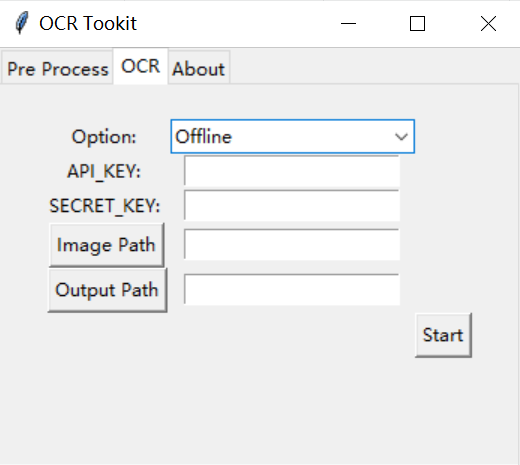
#> input picture examples/UI.png, 520 x 465 px; its folder holds only this picture in this run
$ python -i pre_denoise.py   (imports and definitions only)
#> lines starting #> are read from the running program, lines starting #| are printed output that depends on the picture; after the words box and inside, x2 and y2 are one past the last pixel; in counts of white or black regions, pixels touching at a corner belong together
import load_files
import cv2
import numpy as np


# 根据联通区域或轮廓的面积去除孤立点
def delete_isolated_points(img):
    # 设定要去除的孤立点最大面积
    threshold = 50

    # 二值化
    try:
        gray = cv2.cvtColor(img, cv2.COLOR_RGB2GRAY)
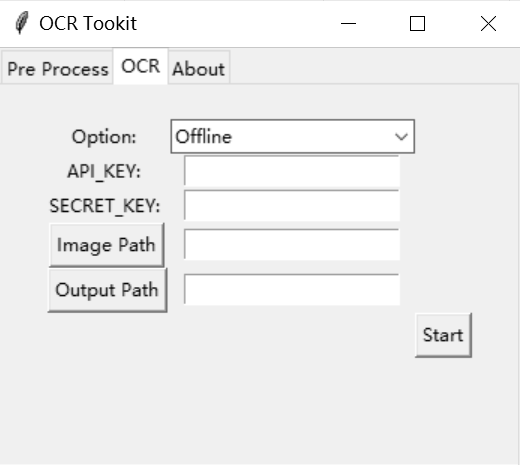
#> gray: shape (465, 520); min 0, max 255, mean 238.6
    except Exception as e:
        gray = img  # 处理文件本身已经为灰值图的情况
    # 图像取非（将黑白像素颠倒，若不进行此操作，则无法检测到黑色文本像素的连通区域）
    grayNot = cv2.bitwise_not(gray)
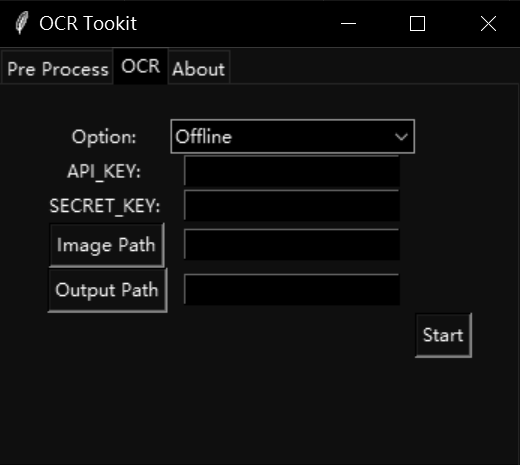
#> grayNot: shape (465, 520); min 0, max 255, mean 16.4
    # 取非后的二值图
    ret, img_binary = cv2.threshold(grayNot, 175, 255, cv2.THRESH_BINARY)  # 阈值硬编码为175，之后可以改
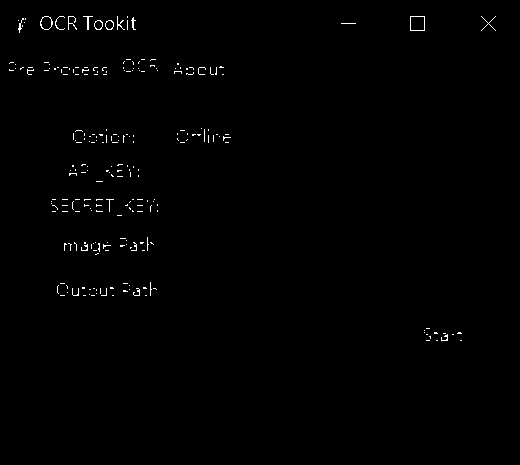
#> img_binary: shape (465, 520); 0.62% white in thin lines or dots, all inside (x1, y1, x2, y2) = (9, 16, 496, 341)

    # 算法1：检测连通区域
    num_labels, labels, stats, centroids = cv2.connectedComponentsWithStats(img_binary, connectivity=4, ltype=None)
#> labels: shape (465, 520) int32; 336 distinct labels, from 0 to 335
#> num_labels = 336; stats = 336 rows, first 6: [0, 0, 520, 465, 240289], [44, 16, 5, 1, 5], [59, 16, 5, 1, 5], [68, 16, 6, 14, 23], [83, 16, 10, 14, 36], [117, 16, 5, 14, 22]; centroids = 336 pairs, first value 9 to 495, second value 16 to 340
    ## 背景为黑色(0)
    # new_img = np.zeros((img_binary.shape[0], img_binary.shape[1]), np.uint8)
    # 背景为白色(255)
    new_img = np.ones((img_binary.shape[0], img_binary.shape[1]), np.uint8)
    new_img = new_img * 255

    # [14 lines of commented-out code are left out]

    for i in range(1, num_labels):
        mask = labels == i
        if stats[i][4] > threshold:
            new_img[mask] = 0
        else:
            new_img[mask] = 255
#> this loop made 335 passes
#> pass 1, in delete_isolated_points, `mask = labels == i`:
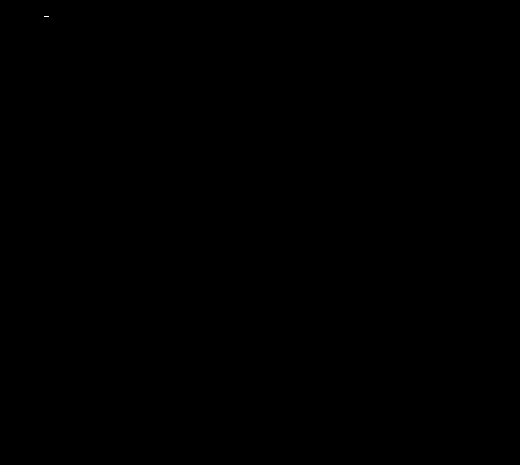
#> mask: shape (465, 520) bool; 0% white in thin lines or dots, all inside (x1, y1, x2, y2) = (44, 16, 49, 17)
#> after the loop: new_img: shape (465, 520); 100% white; black in thin lines or dots, all inside (x1, y1, x2, y2) = (410, 16, 425, 31)
    return new_img

    # [9 lines of commented-out code are left out]


def pre_denoise(pre_select_dir_path, pre_save_dir_path, frame_pre, process, file_num, count_num):
    process.set("Start!")
    frame_pre.update()
    # 读取图片文件
    filelist = load_files.load_img(pre_select_dir_path)
    file_len = len(filelist)
    file_num.set(file_len)
    count = 0
    count_num.set(0)
    file_path = pre_select_dir_path.get() + '/'
    save_path = pre_save_dir_path.get() + '/'

    for file in filelist:
        img = cv2.imdecode(np.fromfile(file_path+file, dtype=np.uint8), -1)  # 可读取中文文件名
        img_denoised = delete_isolated_points(img)
        # 存储校正后的图片
        cv2.imencode('.jpg', img_denoised)[1].tofile(save_path + str(file).replace(".*", "") + "_corrected" + ".png")  # 可存储中文文件名
        # 打印进度
        count += 1
        count_num.set(count)
        process.set("Processing: " + str(count_num.get()) + " / " + str(file_num.get()))
        frame_pre.update()
        print("Finish: " + str(count) + " / " + str(file_len))
    process.set("Finished!")
    frame_pre.update()
    print("Finished!")

>>> import cv2
>>> picture = cv2.cvtColor(cv2.imread('examples/UI.png'), cv2.COLOR_BGR2RGB)
>>> result = delete_isolated_points(picture)

$ run again, on examples/UI_1.png
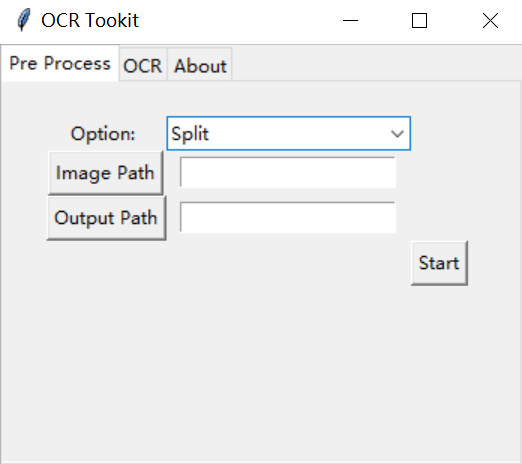
#> input picture examples/UI_1.png, 522 x 464 px
#> in delete_isolated_points, `grayNot = cv2.bitwise_not(gray)`:
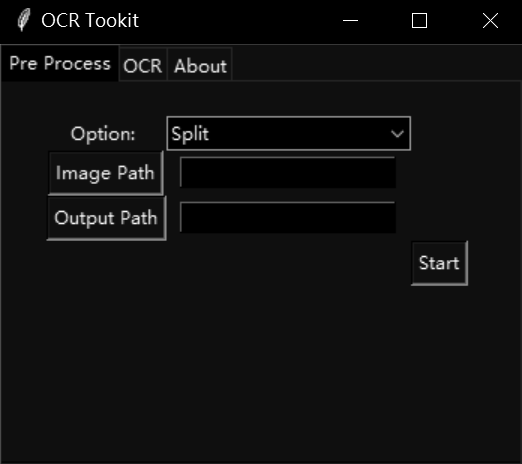
#> grayNot: shape (464, 522); min 0, max 255, mean 16.3
#> in delete_isolated_points, `ret, img_binary = cv2.threshold(grayNot, 175, 255, cv2.THRESH_BINARY)`:
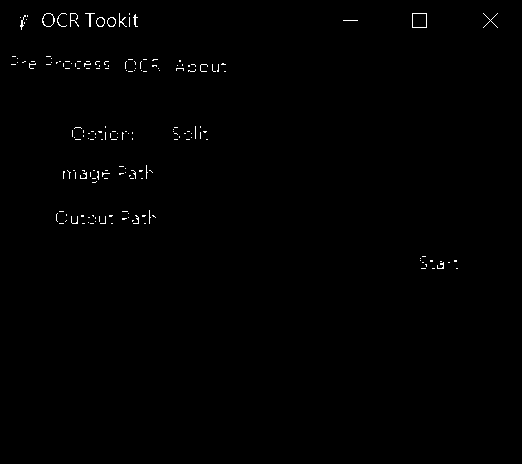
#> img_binary: shape (464, 522); 0.5% white in thin lines or dots, all inside (x1, y1, x2, y2) = (11, 13, 498, 269)
#> labels: shape (464, 522) int32; 269 distinct labels, from 0 to 268
#> num_labels = 269; stats = 269 rows, first 6: [0, 0, 522, 464, 240986], [46, 13, 5, 1, 5], [61, 13, 5, 1, 5], [70, 13, 6, 14, 23], [85, 13, 10, 14, 36], [119, 13, 5, 14, 22]; centroids = 269 pairs, first value 13 to 497, second value 13 to 268

$ run again, on examples/denoise_before.png
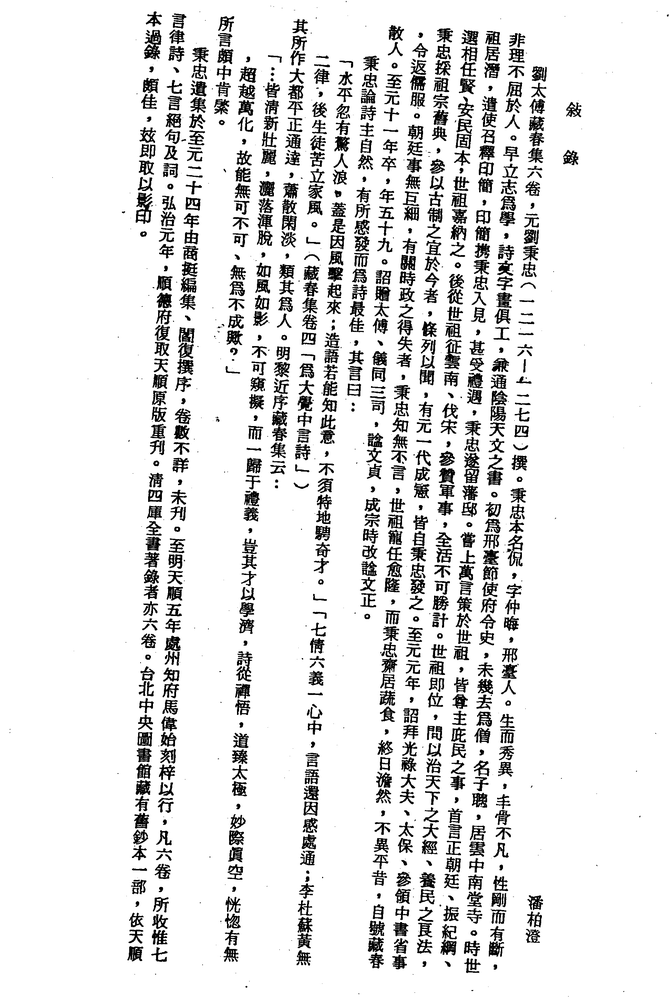
#> input picture examples/denoise_before.png, 669 x 1000 px, shrunk from 1942 x 2901 before the run
#> picture is the input picture: shape (1000, 669, 3); min 0, max 255, mean 228.8
#> img_binary: shape (1000, 669); 8.3% white in thin lines or dots, all inside (x1, y1, x2, y2) = (122, 12, 668, 991)
#> in delete_isolated_points, `num_labels, labels, stats, centroids = cv2.connectedComponentsWithStat..`:
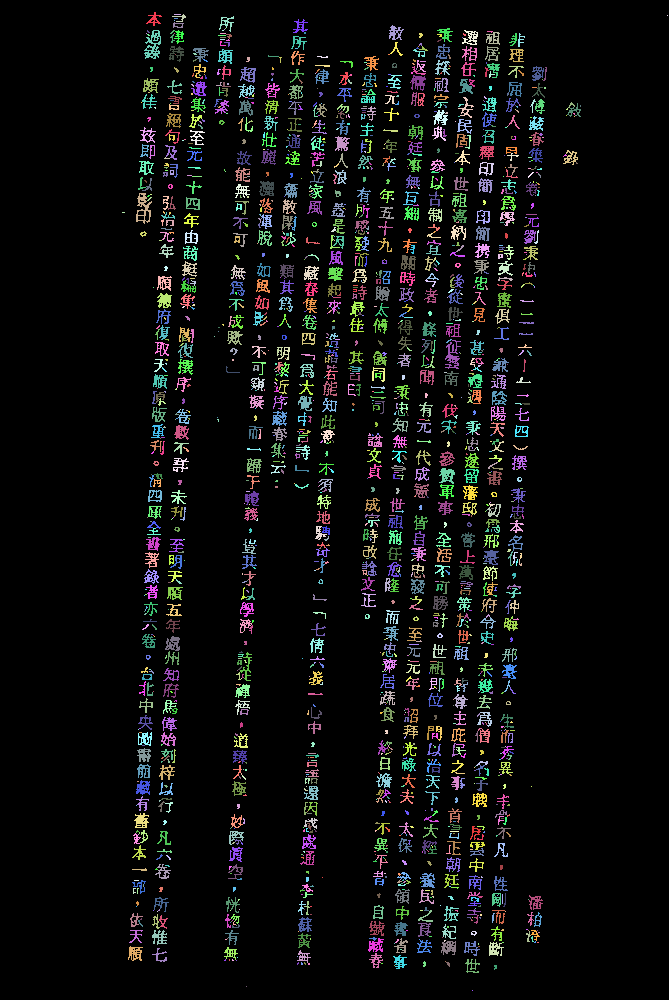
#> labels: shape (1000, 669) int32; 2141 distinct labels, from 0 to 2140; one colour per label, 0 black
#> num_labels = 2141; stats = 2141 rows, first 6: [0, 0, 669, 1000, 613720], [146, 12, 16, 14, 79], [174, 14, 7, 1, 7], [172, 14, 14, 8, 34], [667, 15, 1, 1, 1], [219, 16, 15, 16, 81]; centroids = 2141 pairs, first value 123 to 667, second value 14 to 990
#> after the loop in delete_isolated_points, `for i in range(1, num_labels):`:
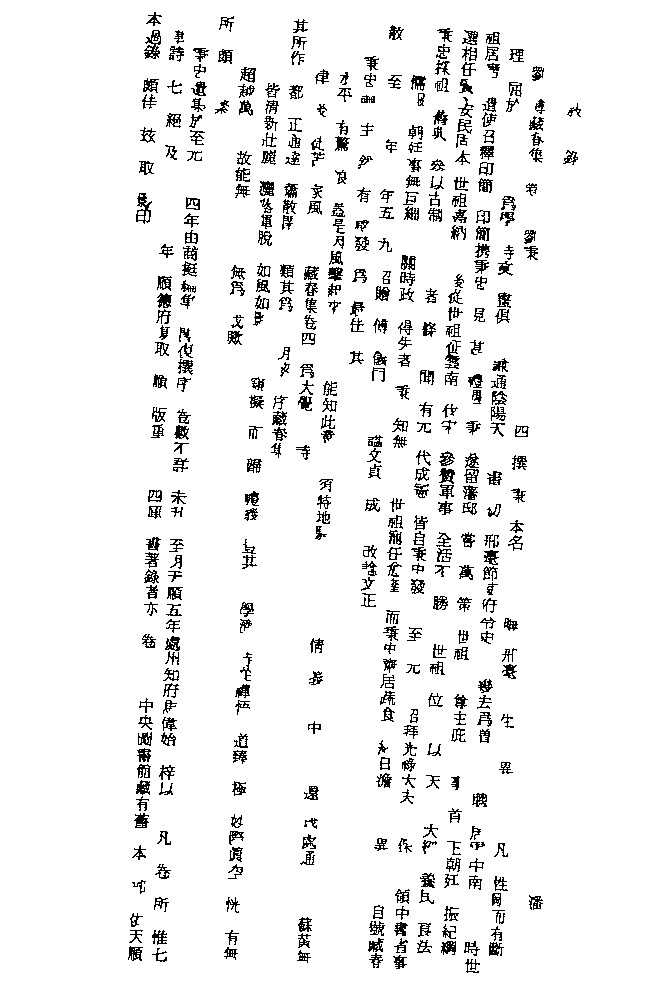
#> new_img: shape (1000, 669); 94.2% white; black in thin lines or dots, all inside (x1, y1, x2, y2) = (128, 12, 581, 973)
